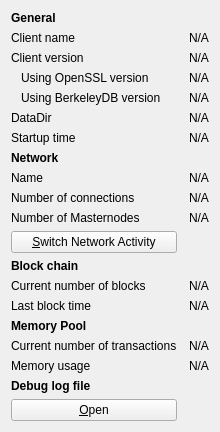
     <widget class="QWidget" name="tab_info">
      <attribute name="title">
       <string>&amp;Information</string>
      </attribute>
      <layout class="QGridLayout" name="gridLayout" columnstretch="0,0">
       <property name="horizontalSpacing">
        <number>12</number>
       </property>
       <item row="4" column="0">
        <widget class="QLabel" name="berkeleyDBVersionLabel">
         <property name="text">
          <string>Using BerkeleyDB version</string>
         </property>
         <property name="indent">
          <number>10</number>
         </property>
        </widget>
       </item>
       <item row="7" column="0">
        <widget class="QLabel" name="networkHeader">
         <property name="font">
          <font>
           <weight>75</weight>
           <bold>true</bold>
          </font>
         </property>
         <property name="text">
          <string>Network</string>
         </property>
        </widget>
       </item>
       <item row="13" column="1">
        <widget class="QLabel" name="numberOfBlocks">
         <property name="cursor">
          <cursorShape>IBeamCursor</cursorShape>
         </property>
         <property name="text">
          <string>N/A</string>
         </property>
         <property name="textFormat">
          <enum>Qt::PlainText</enum>
         </property>
         <property name="textInteractionFlags">
          <set>Qt::LinksAccessibleByMouse|Qt::TextSelectableByKeyboard|Qt::TextSelectableByMouse</set>
         </property>
        </widget>
       </item>
       <item row="8" column="0">
        <widget class="QLabel" name="networkNameLabel">
         <property name="text">
          <string>Name</string>
         </property>
        </widget>
       </item>
       <item row="6" column="0">
        <widget class="QLabel" name="startupTimeLabel">
         <property name="text">
          <string>Startup time</string>
         </property>
        </widget>
       </item>
       <item row="9" column="0">
        <widget class="QLabel" name="numberOfConnectionsLabel">
         <property name="text">
          <string>Number of connections</string>
         </property>
        </widget>
       </item>
       <item row="4" column="1">
        <widget class="QLabel" name="berkeleyDBVersion">
         <property name="cursor">
          <cursorShape>IBeamCursor</cursorShape>
         </property>
         <property name="text">
          <string>N/A</string>
         </property>
         <property name="textFormat">
          <enum>Qt::PlainText</enum>
         </property>
         <property name="textInteractionFlags">
          <set>Qt::LinksAccessibleByMouse|Qt::TextSelectableByKeyboard|Qt::TextSelectableByMouse</set>
         </property>
        </widget>
       </item>
       <item row="2" column="1">
        <widget class="QLabel" name="clientVersion">
         <property name="cursor">
          <cursorShape>IBeamCursor</cursorShape>
         </property>
         <property name="text">
          <string>N/A</string>
         </property>
         <property name="textFormat">
          <enum>Qt::PlainText</enum>
         </property>
         <property name="textInteractionFlags">
          <set>Qt::LinksAccessibleByMouse|Qt::TextSelectableByKeyboard|Qt::TextSelectableByMouse</set>
         </property>
        </widget>
       </item>
       <item row="3" column="1">
        <widget class="QLabel" name="openSSLVersion">
         <property name="cursor">
          <cursorShape>IBeamCursor</cursorShape>
         </property>
         <property name="text">
          <string>N/A</string>
         </property>
         <property name="textFormat">
          <enum>Qt::PlainText</enum>
         </property>
         <property name="textInteractionFlags">
          <set>Qt::LinksAccessibleByMouse|Qt::TextSelectableByKeyboard|Qt::TextSelectableByMouse</set>
         </property>
        </widget>
       </item>
       <item row="0" column="0">
        <widget class="QLabel" name="generalHeader">
         <property name="font">
          <font>
           <weight>75</weight>
           <bold>true</bold>
          </font>
         </property>
         <property name="text">
          <string>General</string>
         </property>
        </widget>
       </item>
       <item row="12" column="0">
        <widget class="QLabel" name="blockchainHeader">
         <property name="font">
          <font>
           <weight>75</weight>
           <bold>true</bold>
          </font>
         </property>
         <property name="text">
          <string>Block chain</string>
         </property>
        </widget>
       </item>
       <item row="5" column="0">
        <widget class="QLabel" name="buildDateLabel">
         <property name="text">
          <string>DataDir</string>
         </property>
        </widget>
       </item>
       <item row="3" column="0">
        <widget class="QLabel" name="openSSLVersionLabel">
         <property name="text">
          <string>Using OpenSSL version</string>
         </property>
         <property name="indent">
          <number>10</number>
         </property>
        </widget>
       </item>
       <item row="5" column="1">
        <widget class="QLabel" name="dataDir">
         <property name="cursor">
          <cursorShape>IBeamCursor</cursorShape>
         </property>
         <property name="text">
          <string>N/A</string>
         </property>
         <property name="textFormat">
          <enum>Qt::PlainText</enum>
         </property>
         <property name="wordWrap">
          <bool>true</bool>
         </property>
         <property name="textInteractionFlags">
          <set>Qt::LinksAccessibleByMouse|Qt::TextSelectableByKeyboard|Qt::TextSelectableByMouse</set>
         </property>
        </widget>
       </item>
       <item row="6" column="1">
        <widget class="QLabel" name="startupTime">
         <property name="cursor">
          <cursorShape>IBeamCursor</cursorShape>
         </property>
         <property name="text">
          <string>N/A</string>
         </property>
         <property name="textFormat">
          <enum>Qt::PlainText</enum>
         </property>
         <property name="textInteractionFlags">
          <set>Qt::LinksAccessibleByMouse|Qt::TextSelectableByKeyboard|Qt::TextSelectableByMouse</set>
         </property>
        </widget>
       </item>
       <item row="2" column="0">
        <widget class="QLabel" name="clientVersionLabel">
         <property name="text">
          <string>Client version</string>
         </property>
        </widget>
       </item>
       <item row="10" column="0">
        <widget class="QLabel" name="masternodeCountLabel">
         <property name="text">
          <string>Number of Masternodes</string>
         </property>
        </widget>
       </item>
       <item row="10" column="1">
        <widget class="QLabel" name="masternodeCount">
         <property name="cursor">
          <cursorShape>IBeamCursor</cursorShape>
         </property>
         <property name="text">
          <string>N/A</string>
         </property>
        </widget>
       </item>
       <item row="1" column="1">
        <widget class="QLabel" name="clientName">
         <property name="cursor">
          <cursorShape>IBeamCursor</cursorShape>
         </property>
         <property name="text">
          <string>N/A</string>
         </property>
         <property name="textFormat">
          <enum>Qt::PlainText</enum>
         </property>
         <property name="textInteractionFlags">
          <set>Qt::LinksAccessibleByMouse|Qt::TextSelectableByKeyboard|Qt::TextSelectableByMouse</set>
         </property>
        </widget>
       </item>
       <item row="14" column="1">
        <widget class="QLabel" name="lastBlockTime">
         <property name="cursor">
          <cursorShape>IBeamCursor</cursorShape>
         </property>
         <property name="text">
          <string>N/A</string>
         </property>
         <property name="textFormat">
          <enum>Qt::PlainText</enum>
         </property>
         <property name="textInteractionFlags">
          <set>Qt::LinksAccessibleByMouse|Qt::TextSelectableByKeyboard|Qt::TextSelectableByMouse</set>
         </property>
        </widget>
       </item>
       <item row="8" column="1">
        <widget class="QLabel" name="networkName">
         <property name="cursor">
          <cursorShape>IBeamCursor</cursorShape>
         </property>
         <property name="text">
          <string>N/A</string>
         </property>
         <property name="textFormat">
          <enum>Qt::PlainText</enum>
         </property>
         <property name="textInteractionFlags">
          <set>Qt::LinksAccessibleByMouse|Qt::TextSelectableByKeyboard|Qt::TextSelectableByMouse</set>
         </property>
        </widget>
       </item>
       <item row="14" column="0">
        <widget class="QLabel" name="lastBlockTimeLabel">
         <property name="text">
          <string>Last block time</string>
         </property>
        </widget>
       </item>
       <item row="9" column="1">
        <widget class="QLabel" name="numberOfConnections">
         <property name="cursor">
          <cursorShape>IBeamCursor</cursorShape>
         </property>
         <property name="text">
          <string>N/A</string>
         </property>
         <property name="textFormat">
          <enum>Qt::PlainText</enum>
         </property>
         <property name="textInteractionFlags">
          <set>Qt::LinksAccessibleByMouse|Qt::TextSelectableByKeyboard|Qt::TextSelectableByMouse</set>
         </property>
        </widget>
       </item>
       <item row="13" column="0">
        <widget class="QLabel" name="numberOfBlocksLabel">
         <property name="text">
          <string>Current number of blocks</string>
         </property>
        </widget>
       </item>
       <item row="1" column="0">
        <widget class="QLabel" name="clientNameLabel">
         <property name="text">
          <string>Client name</string>
         </property>
        </widget>
       </item>
       <item row="11" column="0">
        <widget class="QPushButton" name="switchNetworkActiveButton">
         <property name="toolTip">
          <string>Temporarily switch network activity ON/OFF</string>
         </property>
         <property name="text">
          <string>&amp;Switch Network Activity</string>
         </property>
         <property name="autoDefault">
          <bool>false</bool>
         </property>
        </widget>
       </item>
       <item row="19" column="0">
        <widget class="QLabel" name="labelMemoryUsage">
         <property name="text">
          <string>Memory usage</string>
         </property>
        </widget>
       </item>
       <item row="18" column="0">
        <widget class="QLabel" name="labelNumberOfTransactions">
         <property name="text">
          <string>Current number of transactions</string>
         </property>
        </widget>
       </item>
       <item row="19" column="1">
        <widget class="QLabel" name="mempoolSize">
         <property name="cursor">
          <cursorShape>IBeamCursor</cursorShape>
         </property>
         <property name="text">
          <string>N/A</string>
         </property>
         <property name="textFormat">
          <enum>Qt::PlainText</enum>
         </property>
         <property name="textInteractionFlags">
          <set>Qt::LinksAccessibleByMouse|Qt::TextSelectableByKeyboard|Qt::TextSelectableByMouse</set>
         </property>
        </widget>
       </item>
       <item row="18" column="1">
        <widget class="QLabel" name="mempoolNumberTxs">
         <property name="cursor">
          <cursorShape>IBeamCursor</cursorShape>
         </property>
         <property name="text">
          <string>N/A</string>
         </property>
         <property name="textFormat">
          <enum>Qt::PlainText</enum>
         </property>
         <property name="textInteractionFlags">
          <set>Qt::LinksAccessibleByMouse|Qt::TextSelectableByKeyboard|Qt::TextSelectableByMouse</set>
         </property>
        </widget>
       </item>
       <item row="17" column="0">
        <widget class="QLabel" name="labelMempoolTitle">
         <property name="font">
          <font>
           <weight>75</weight>
           <bold>true</bold>
          </font>
         </property>
         <property name="text">
          <string>Memory Pool</string>
         </property>
        </widget>
       </item>
       <item row="20" column="0">
        <widget class="QLabel" name="debugLogFileHeader">
         <property name="font">
          <font>
           <weight>75</weight>
           <bold>true</bold>
          </font>
         </property>
         <property name="text">
          <string>Debug log file</string>
         </property>
        </widget>
       </item>
       <item row="21" column="0">
        <widget class="QPushButton" name="openDebugLogfileButton">
         <property name="toolTip">
          <string>Open the SEED debug log file from the current data directory. This can take a few seconds for large log files.</string>
         </property>
         <property name="text">
          <string>&amp;Open</string>
         </property>
         <property name="autoDefault">
          <bool>false</bool>
         </property>
        </widget>
       </item>
      </layout>
      <zorder>labelMempoolTitle</zorder>
      <zorder>berkeleyDBVersionLabel</zorder>
      <zorder>networkHeader</zorder>
      <zorder>numberOfBlocks</zorder>
      <zorder>networkNameLabel</zorder>
      <zorder>startupTimeLabel</zorder>
      <zorder>numberOfConnectionsLabel</zorder>
      <zorder>berkeleyDBVersion</zorder>
      <zorder>clientVersion</zorder>
      <zorder>openSSLVersion</zorder>
      <zorder>generalHeader</zorder>
      <zorder>blockchainHeader</zorder>
      <zorder>buildDateLabel</zorder>
      <zorder>openSSLVersionLabel</zorder>
      <zorder>dataDir</zorder>
      <zorder>startupTime</zorder>
      <zorder>clientVersionLabel</zorder>
      <zorder>masternodeCountLabel</zorder>
      <zorder>masternodeCount</zorder>
      <zorder>clientName</zorder>
      <zorder>lastBlockTime</zorder>
      <zorder>networkName</zorder>
      <zorder>lastBlockTimeLabel</zorder>
      <zorder>numberOfConnections</zorder>
      <zorder>labelNumberOfTransactions</zorder>
      <zorder>mempoolNumberTxs</zorder>
      <zorder>labelMemoryUsage</zorder>
      <zorder>mempoolSize</zorder>
      <zorder>numberOfBlocksLabel</zorder>
      <zorder>clientNameLabel</zorder>
      <zorder>switchNetworkActiveButton</zorder>
      <zorder>debugLogFileHeader</zorder>
      <zorder>openDebugLogfileButton</zorder>
     </widget>
